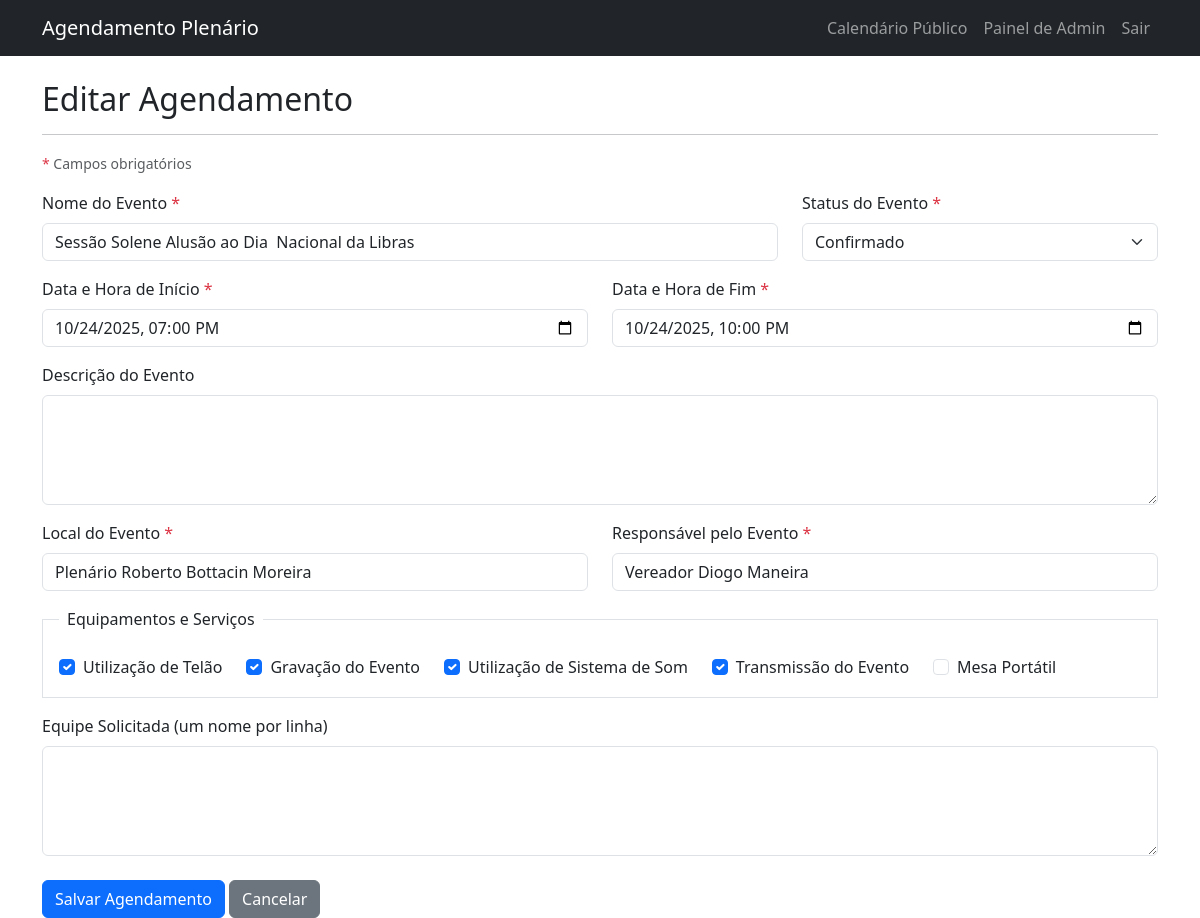
Before: /agendamento/editar/6 (signed in) with the older database file.
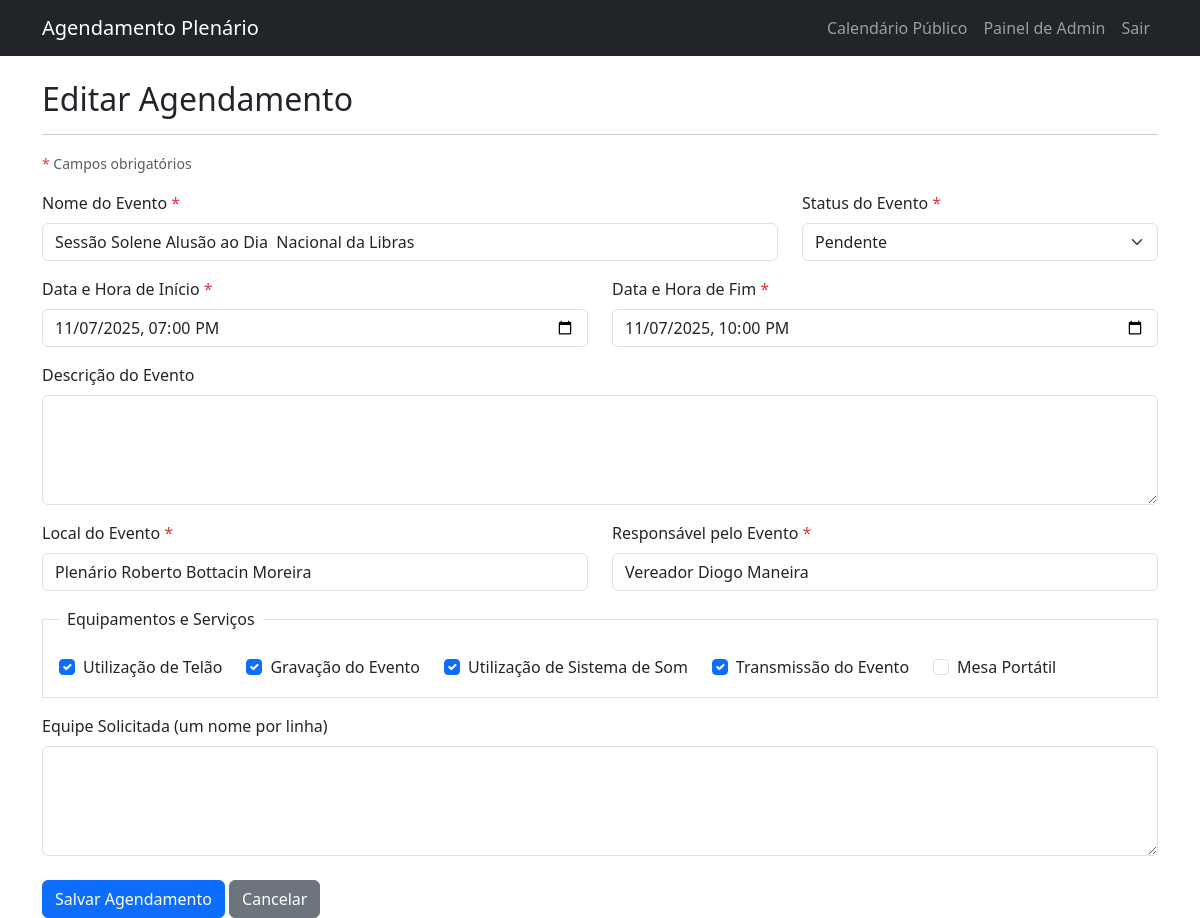
After: the same page with the newer database file.
### app/models.py (models this page shows, shortened)
class Agendamento(db.Model):
    id = db.Column(db.Integer, primary_key=True)
    titulo = db.Column(db.String(140), nullable=False)
    descricao = db.Column(db.Text)
    data_inicio = db.Column(db.DateTime, index=True, nullable=False)
    data_fim = db.Column(db.DateTime, nullable=False)
    local = db.Column(db.String(140), default='Plenário Roberto Bottacin Moreira')
    responsavel = db.Column(db.String(140))
    status = db.Column(db.String(64), default='Confirmado')
    uso_telao = db.Column(db.Boolean, default=False)
    gravacao = db.Column(db.Boolean, default=False)
    uso_som = db.Column(db.Boolean, default=False)
    transmissao = db.Column(db.Boolean, default=False)
    equipe_solicitada = db.Column(db.Text)
    usuario_id = db.Column(db.Integer, db.ForeignKey('usuario.id'))
    mesa_portatil = db.Column(db.Boolean, default=False)

### app/routes.py (the view)
@bp.route('/agendamento/editar/<int:agendamento_id>', methods=['GET', 'POST'])
@login_required
def editar_agendamento(agendamento_id):
    agendamento = Agendamento.query.get_or_404(agendamento_id)
    form = AgendamentoForm(agendamento_id=agendamento_id)
    if form.validate_on_submit():
        agendamento.titulo = form.titulo.data
        agendamento.descricao = form.descricao.data
        agendamento.data_inicio = form.data_inicio.data
        agendamento.data_fim = form.data_fim.data
        agendamento.local = form.local.data
        agendamento.responsavel = form.responsavel.data
        agendamento.status = form.status.data
        agendamento.uso_telao = form.uso_telao.data
        agendamento.gravacao = form.gravacao.data
        agendamento.uso_som = form.uso_som.data
        agendamento.transmissao = form.transmissao.data
        agendamento.equipe_solicitada = form.equipe_solicitada.data
        db.session.commit()
        flash('Agendamento atualizado com sucesso!')
        return redirect(url_for('main.admin_dashboard'))
    elif request.method == 'GET':
        form.titulo.data = agendamento.titulo
        form.descricao.data = agendamento.descricao
        form.data_inicio.data = agendamento.data_inicio
        form.data_fim.data = agendamento.data_fim
        form.local.data = agendamento.local
        form.responsavel.data = agendamento.responsavel
        form.status.data = agendamento.status
        form.uso_telao.data = agendamento.uso_telao
        form.gravacao.data = agendamento.gravacao
        form.uso_som.data = agendamento.uso_som
        form.transmissao.data = agendamento.transmissao
        form.equipe_solicitada.data = agendamento.equipe_solicitada
    return render_template('editar_agendamento.html', title='Editar Agendamento', form=form)

### app/models.py (called while the page is built)
@login_manager.user_loader
def load_user(user_id):
    return Usuario.query.get(int(user_id))

### app/templates/editar_agendamento.html (shortened to what this page needs)
{% extends "base.html" %}
{% block content %}
    <h2>Editar Agendamento</h2>
    <hr>
    <p class="text-muted"><small><span class="text-danger">*</span> Campos obrigatórios</small></p>
    <form action="" method="post" novalidate>
        <div class="row">
            <div class="col-md-8 mb-3">
                <label for="titulo" class="form-label">Nome do Evento <span class="text-danger">*</span></label>
                {{ form.titulo(class="form-control" + (" is-invalid" if form.titulo.errors else ""), size=32) }}
            </div>
            <div class="col-md-4 mb-3">
                <label for="status" class="form-label">Status do Evento <span class="text-danger">*</span></label>
                {{ form.status(class="form-select" + (" is-invalid" if form.status.errors else "")) }}
            </div>
        </div>
        <div class="row">
            <div class="col-md-6 mb-3">
                <label for="data_inicio" class="form-label">Data e Hora de Início <span class="text-danger">*</span></label>
                {{ form.data_inicio(class="form-control" + (" is-invalid" if form.data_inicio.errors else "")) }}
            </div>
            <div class="col-md-6 mb-3">
                <label for="data_fim" class="form-label">Data e Hora de Fim <span class="text-danger">*</span></label>
                {{ form.data_fim(class="form-control" + (" is-invalid" if form.data_fim.errors else "")) }}
            </div>
        </div>
        <div class="mb-3">
            {{ form.descricao.label(class="form-label") }}
            {{ form.descricao(class="form-control", rows=4) }}
        </div>
        <div class="row">
            <div class="col-md-6 mb-3">
                <label for="local" class="form-label">Local do Evento <span class="text-danger">*</span></label>
                {{ form.local(class="form-control" + (" is-invalid" if form.local.errors else "")) }}
            </div>
            <div class="col-md-6 mb-3">
                <label for="responsavel" class="form-label">Responsável pelo Evento <span class="text-danger">*</span></label>
                {{ form.responsavel(class="form-control" + (" is-invalid" if form.responsavel.errors else "")) }}
            </div>
        </div>
        <fieldset class="border p-3 mb-3">
            <legend class="float-none w-auto px-2 fs-6">Equipamentos e Serviços</legend>
            <div class="d-flex flex-wrap">
                <div class="form-check me-4">{{ form.uso_telao(class="form-check-input") }} {{ form.uso_telao.label(class="form-check-label") }}</div>
                <div class="form-check me-4">{{ form.gravacao(class="form-check-input") }} {{ form.gravacao.label(class="form-check-label") }}</div>
                <div class="form-check me-4">{{ form.uso_som(class="form-check-input") }} {{ form.uso_som.label(class="form-check-label") }}</div>
                <div class="form-check me-4">{{ form.transmissao(class="form-check-input") }} {{ form.transmissao.label(class="form-check-label") }}</div>
                <div class="form-check me-4">{{ form.mesa_portatil.label(class="form-check-label") }} {{ form.mesa_portatil(class="form-check-input") }}</div>
            </div>
        </fieldset>
        <div class="mb-3">
            {{ form.equipe_solicitada.label(class="form-label") }}
            {{ form.equipe_solicitada(class="form-control", rows=4) }}
        </div>
        <div class="mt-4">
            {{ form.submit(class="btn btn-primary") }}
            <a href="{{ url_for('main.admin_dashboard') }}" class="btn btn-secondary">Cancelar</a>
        </div>
    </form>
{% endblock %}

Changed rows visible on the page:
changed Agendamento "Sessão Solene Alusão ao Dia Nacional da Libras": status "Confirmado" → "Pendente"; data_inicio "10/24/2025 19:00" → "11/07/2025 19:00"; data_fim "10/24/2025 22:00" → "11/07/2025 22:00"
